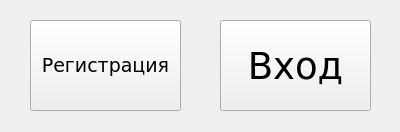
<?xml version="1.0" encoding="UTF-8"?>
<ui version="4.0">
 <class>Form</class>
 <widget class="QWidget" name="Form">
  <property name="geometry">
   <rect>
    <x>0</x>
    <y>0</y>
    <width>400</width>
    <height>132</height>
   </rect>
  </property>
  <property name="sizePolicy">
   <sizepolicy hsizetype="Fixed" vsizetype="Fixed">
    <horstretch>0</horstretch>
    <verstretch>0</verstretch>
   </sizepolicy>
  </property>
  <property name="font">
   <font>
    <family>Verdana</family>
    <pointsize>28</pointsize>
   </font>
  </property>
  <property name="windowTitle">
   <string>Sign in/Sign up</string>
  </property>
  <widget class="QPushButton" name="reg_btn">
   <property name="geometry">
    <rect>
     <x>30</x>
     <y>20</y>
     <width>151</width>
     <height>91</height>
    </rect>
   </property>
   <property name="font">
    <font>
     <family>Verdana</family>
     <pointsize>14</pointsize>
    </font>
   </property>
   <property name="text">
    <string>Регистрация</string>
   </property>
  </widget>
  <widget class="QPushButton" name="log_btn">
   <property name="geometry">
    <rect>
     <x>220</x>
     <y>20</y>
     <width>151</width>
     <height>91</height>
    </rect>
   </property>
   <property name="text">
    <string>Вход</string>
   </property>
  </widget>
 </widget>
 <resources/>
 <connections/>
</ui>
